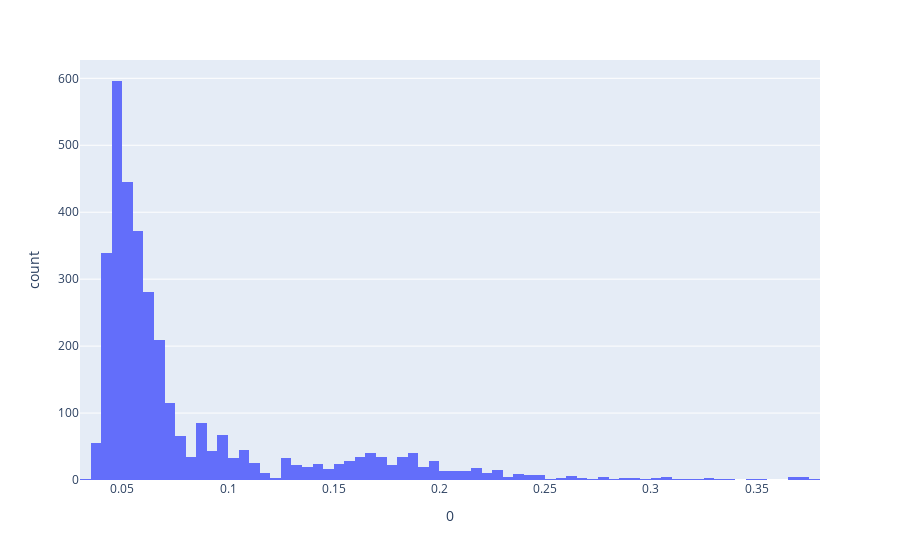

Notebook cell for this chart:
### Code cell
px.histogram(pd.DataFrame(y_pred_train), x=0)

### Figure 1 — Plotly figure (JSON) as saved in the notebook; plotly's stock layout.template omitted (floating-point values rounded to 4 significant figures; data arrays with more than 128 entries replaced by an {"elided": "..."} marker saying what was removed)
{"data": [{"alignmentgroup": "True", "bingroup": "x", "hovertemplate": "0=%{x}<br>count=%{y}<extra></extra>", "legendgroup": "", "marker": {"color": "#636efa"}, "name": "", "offsetgroup": "", "orientation": "v", "showlegend": false, "type": "histogram", "x": {"elided": "3421 float values"}, "xaxis": "x", "yaxis": "y"}], "layout": {"barmode": "relative", "legend": {"tracegroupgap": 0}, "margin": {"t": 60}, "xaxis": {"anchor": "y", "domain": [0, 1], "title": {"text": "0"}}, "yaxis": {"anchor": "x", "domain": [0, 1], "title": {"text": "count"}}}}
